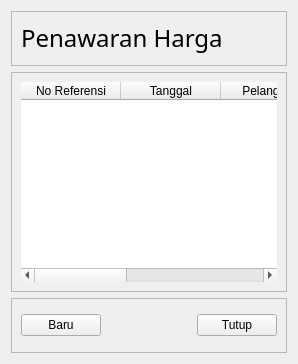
            <widget class="QWidget" name="st_Penjualan_PenawaranHarga">
             <layout class="QVBoxLayout" name="verticalLayout">
              <item>
               <widget class="QFrame" name="fr_Penjualan_PenawaranHarga_title">
                <property name="sizePolicy">
                 <sizepolicy hsizetype="Preferred" vsizetype="Maximum">
                  <horstretch>0</horstretch>
                  <verstretch>0</verstretch>
                 </sizepolicy>
                </property>
                <property name="minimumSize">
                 <size>
                  <width>0</width>
                  <height>55</height>
                 </size>
                </property>
                <property name="frameShape">
                 <enum>QFrame::StyledPanel</enum>
                </property>
                <property name="frameShadow">
                 <enum>QFrame::Raised</enum>
                </property>
                <layout class="QGridLayout" name="gl_Penjualan_PenawaranHarga_title">
                 <item row="0" column="0">
                  <widget class="QLabel" name="lb_Penjualan_PenawaranHarga_title">
                   <property name="sizePolicy">
                    <sizepolicy hsizetype="Preferred" vsizetype="Maximum">
                     <horstretch>0</horstretch>
                     <verstretch>0</verstretch>
                    </sizepolicy>
                   </property>
                   <property name="font">
                    <font>
                     <family>Segoe UI Semilight</family>
                     <pointsize>18</pointsize>
                    </font>
                   </property>
                   <property name="text">
                    <string>Penawaran Harga</string>
                   </property>
                   <property name="alignment">
                    <set>Qt::AlignLeading|Qt::AlignLeft|Qt::AlignVCenter</set>
                   </property>
                  </widget>
                 </item>
                </layout>
               </widget>
              </item>
              <item>
               <widget class="QFrame" name="fr_Penjualan_PenawaranHarga_tabel">
                <property name="sizePolicy">
                 <sizepolicy hsizetype="Preferred" vsizetype="MinimumExpanding">
                  <horstretch>0</horstretch>
                  <verstretch>0</verstretch>
                 </sizepolicy>
                </property>
                <property name="frameShape">
                 <enum>QFrame::StyledPanel</enum>
                </property>
                <property name="frameShadow">
                 <enum>QFrame::Raised</enum>
                </property>
                <layout class="QGridLayout" name="gl_Penjualan_PenawaranHarga_tabel">
                 <item row="0" column="0">
                  <widget class="QTableWidget" name="tbl_Penjualan_PenawaranHarga">
                   <property name="sizePolicy">
                    <sizepolicy hsizetype="Maximum" vsizetype="MinimumExpanding">
                     <horstretch>0</horstretch>
                     <verstretch>0</verstretch>
                    </sizepolicy>
                   </property>
                   <property name="minimumSize">
                    <size>
                     <width>0</width>
                     <height>200</height>
                    </size>
                   </property>
                   <property name="maximumSize">
                    <size>
                     <width>1366</width>
                     <height>16777215</height>
                    </size>
                   </property>
                   <property name="frameShape">
                    <enum>QFrame::NoFrame</enum>
                   </property>
                   <property name="showGrid">
                    <bool>false</bool>
                   </property>
                   <property name="wordWrap">
                    <bool>true</bool>
                   </property>
                   <property name="cornerButtonEnabled">
                    <bool>true</bool>
                   </property>
                   <property name="rowCount">
                    <number>0</number>
                   </property>
                   <property name="columnCount">
                    <number>5</number>
                   </property>
                   <column>
                    <property name="text">
                     <string>No Referensi</string>
                    </property>
                   </column>
                   <column>
                    <property name="text">
                     <string>Tanggal</string>
                    </property>
                   </column>
                   <column>
                    <property name="text">
                     <string>Pelanggan</string>
                    </property>
                   </column>
                   <column>
                    <property name="text">
                     <string>Kurs</string>
                    </property>
                   </column>
                   <column>
                    <property name="text">
                     <string>Nilai</string>
                    </property>
                   </column>
                  </widget>
                 </item>
                </layout>
               </widget>
              </item>
              <item>
               <widget class="QFrame" name="fr_Penjualan_PenawaranHarga_tombol">
                <property name="sizePolicy">
                 <sizepolicy hsizetype="Preferred" vsizetype="Maximum">
                  <horstretch>0</horstretch>
                  <verstretch>0</verstretch>
                 </sizepolicy>
                </property>
                <property name="minimumSize">
                 <size>
                  <width>0</width>
                  <height>55</height>
                 </size>
                </property>
                <property name="maximumSize">
                 <size>
                  <width>16777215</width>
                  <height>100</height>
                 </size>
                </property>
                <property name="frameShape">
                 <enum>QFrame::StyledPanel</enum>
                </property>
                <property name="frameShadow">
                 <enum>QFrame::Raised</enum>
                </property>
                <layout class="QHBoxLayout" name="hl_Penjualan_PenawaranHarga_tombol">
                 <item>
                  <widget class="QPushButton" name="tb_PenawaranHarga_baru">
                   <property name="text">
                    <string>Baru</string>
                   </property>
                  </widget>
                 </item>
                 <item>
                  <spacer name="horizontalSpacer">
                   <property name="orientation">
                    <enum>Qt::Horizontal</enum>
                   </property>
                   <property name="sizeHint" stdset="0">
                    <size>
                     <width>40</width>
                     <height>20</height>
                    </size>
                   </property>
                  </spacer>
                 </item>
                 <item>
                  <widget class="QPushButton" name="tb_PenawaranHarga_tutup">
                   <property name="text">
                    <string>Tutup</string>
                   </property>
                  </widget>
                 </item>
                </layout>
               </widget>
              </item>
             </layout>
            </widget>
